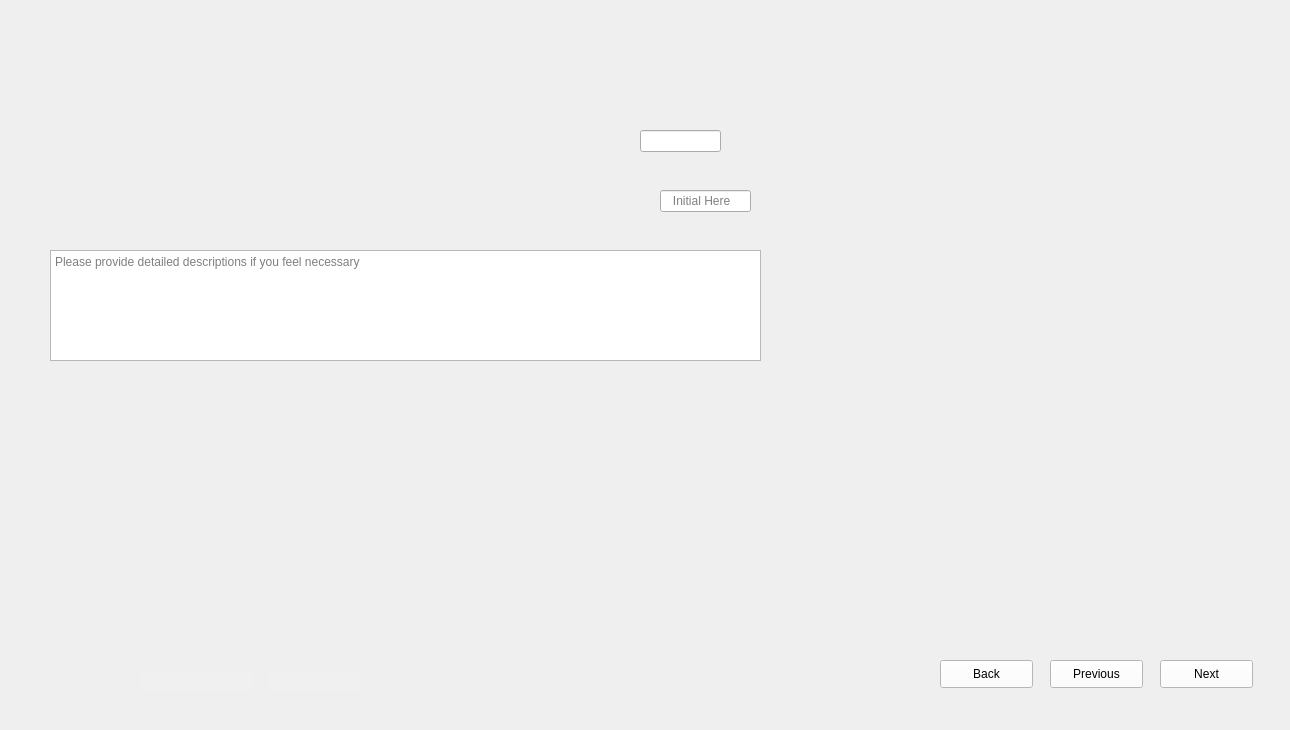
<?xml version="1.0" encoding="UTF-8"?>
<ui version="4.0">
 <class>Form</class>
 <widget class="QWidget" name="Form">
  <property name="geometry">
   <rect>
    <x>0</x>
    <y>0</y>
    <width>1290</width>
    <height>730</height>
   </rect>
  </property>
  <property name="windowTitle">
   <string>Form</string>
  </property>
  <widget class="QLabel" name="label">
   <property name="geometry">
    <rect>
     <x>0</x>
     <y>0</y>
     <width>1290</width>
     <height>730</height>
    </rect>
   </property>
   <property name="styleSheet">
    <string notr="true">background-image: url(:/images/images/Pre-Lap First Epoxy Fill_1.png);</string>
   </property>
   <property name="text">
    <string/>
   </property>
  </widget>
  <widget class="QLineEdit" name="lineEdit_Data">
   <property name="geometry">
    <rect>
     <x>640</x>
     <y>130</y>
     <width>81</width>
     <height>22</height>
    </rect>
   </property>
  </widget>
  <widget class="QLineEdit" name="lineEdit_Initials">
   <property name="geometry">
    <rect>
     <x>660</x>
     <y>190</y>
     <width>91</width>
     <height>22</height>
    </rect>
   </property>
   <property name="placeholderText">
    <string>   Initial Here</string>
   </property>
  </widget>
  <widget class="QTextEdit" name="textEdit_Comments">
   <property name="geometry">
    <rect>
     <x>50</x>
     <y>250</y>
     <width>711</width>
     <height>111</height>
    </rect>
   </property>
   <property name="placeholderText">
    <string>Please provide detailed descriptions if you feel necessary </string>
   </property>
  </widget>
  <widget class="QLineEdit" name="lineEdit_Dates">
   <property name="geometry">
    <rect>
     <x>140</x>
     <y>670</y>
     <width>113</width>
     <height>22</height>
    </rect>
   </property>
   <property name="styleSheet">
    <string notr="true">QLineEdit{
background-color: rgb(240, 240, 240);
border: none;
}</string>
   </property>
  </widget>
  <widget class="QLineEdit" name="lineEdit_Steps">
   <property name="geometry">
    <rect>
     <x>270</x>
     <y>670</y>
     <width>91</width>
     <height>22</height>
    </rect>
   </property>
   <property name="styleSheet">
    <string notr="true">QLineEdit{
background-color: rgb(240, 240, 240);
border: none;
}</string>
   </property>
  </widget>
  <widget class="QPushButton" name="pushButton_Next">
   <property name="geometry">
    <rect>
     <x>1160</x>
     <y>660</y>
     <width>93</width>
     <height>28</height>
    </rect>
   </property>
   <property name="styleSheet">
    <string notr="true">QPushButton{
background-color: rgb(255, 255, 255);
height: 35px;
}
QPushButton::hover{
background-color: rgb(0, 0, 255);
}
QPushButton:pressed{
padding-top:7px;
padding-top:7px;
}</string>
   </property>
   <property name="text">
    <string>Next</string>
   </property>
  </widget>
  <widget class="QPushButton" name="pushButton_Previous">
   <property name="geometry">
    <rect>
     <x>1050</x>
     <y>660</y>
     <width>93</width>
     <height>28</height>
    </rect>
   </property>
   <property name="styleSheet">
    <string notr="true">QPushButton{
background-color: rgb(255, 255, 255);
height: 35px;
}
QPushButton::hover{
background-color: rgb(0, 0, 255);
}
QPushButton:pressed{
padding-top:7px;
padding-top:7px;
}</string>
   </property>
   <property name="text">
    <string>Previous</string>
   </property>
  </widget>
  <widget class="QPushButton" name="pushButton_Back">
   <property name="geometry">
    <rect>
     <x>940</x>
     <y>660</y>
     <width>93</width>
     <height>28</height>
    </rect>
   </property>
   <property name="styleSheet">
    <string notr="true">QPushButton{
background-color: rgb(255, 255, 255);
height: 35px;
}
QPushButton::hover{
background-color: rgb(0, 0, 255);
}
QPushButton:pressed{
padding-top:7px;
padding-top:7px;
}</string>
   </property>
   <property name="text">
    <string>Back</string>
   </property>
  </widget>
 </widget>
 <resources>
  <include location="D:/ECED4901SYPIIFiles/SNYProject/UI_design/LoginUI_Design/resource.qrc"/>
 </resources>
 <connections/>
</ui>
